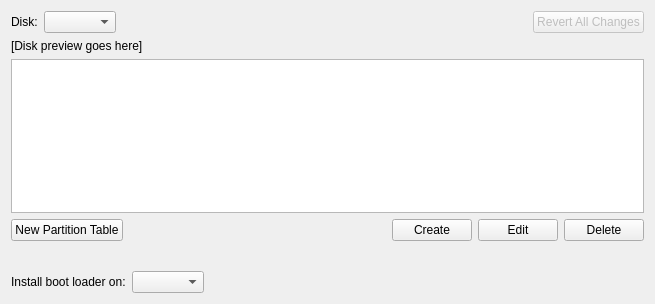
<?xml version="1.0" encoding="UTF-8"?>
<ui version="4.0">
 <class>PartitionPage</class>
 <widget class="QWidget" name="PartitionPage">
  <property name="geometry">
   <rect>
    <x>0</x>
    <y>0</y>
    <width>655</width>
    <height>304</height>
   </rect>
  </property>
  <property name="windowTitle">
   <string>Form</string>
  </property>
  <layout class="QVBoxLayout" name="verticalLayout">
   <item>
    <layout class="QHBoxLayout" name="horizontalLayout_2">
     <item>
      <widget class="QLabel" name="label_2">
       <property name="text">
        <string>Disk:</string>
       </property>
       <property name="buddy">
        <cstring>deviceComboBox</cstring>
       </property>
      </widget>
     </item>
     <item>
      <widget class="QComboBox" name="deviceComboBox"/>
     </item>
     <item>
      <spacer name="horizontalSpacer_2">
       <property name="orientation">
        <enum>Qt::Horizontal</enum>
       </property>
       <property name="sizeHint" stdset="0">
        <size>
         <width>40</width>
         <height>20</height>
        </size>
       </property>
      </spacer>
     </item>
     <item>
      <widget class="QPushButton" name="revertButton">
       <property name="enabled">
        <bool>false</bool>
       </property>
       <property name="text">
        <string>Revert All Changes</string>
       </property>
      </widget>
     </item>
    </layout>
   </item>
   <item>
    <widget class="QLabel" name="label">
     <property name="text">
      <string>[Disk preview goes here]</string>
     </property>
    </widget>
   </item>
   <item>
    <widget class="QTreeView" name="partitionTreeView">
     <property name="rootIsDecorated">
      <bool>false</bool>
     </property>
     <property name="allColumnsShowFocus">
      <bool>true</bool>
     </property>
     <attribute name="headerVisible">
      <bool>false</bool>
     </attribute>
     <attribute name="headerStretchLastSection">
      <bool>false</bool>
     </attribute>
    </widget>
   </item>
   <item>
    <layout class="QHBoxLayout" name="horizontalLayout">
     <item>
      <widget class="QPushButton" name="newPartitionTableButton">
       <property name="text">
        <string>New Partition Table</string>
       </property>
      </widget>
     </item>
     <item>
      <spacer name="horizontalSpacer">
       <property name="orientation">
        <enum>Qt::Horizontal</enum>
       </property>
       <property name="sizeHint" stdset="0">
        <size>
         <width>40</width>
         <height>20</height>
        </size>
       </property>
      </spacer>
     </item>
     <item>
      <widget class="QPushButton" name="createButton">
       <property name="text">
        <string>Create</string>
       </property>
      </widget>
     </item>
     <item>
      <widget class="QPushButton" name="editButton">
       <property name="text">
        <string>Edit</string>
       </property>
      </widget>
     </item>
     <item>
      <widget class="QPushButton" name="deleteButton">
       <property name="text">
        <string>Delete</string>
       </property>
      </widget>
     </item>
    </layout>
   </item>
   <item>
    <spacer name="verticalSpacer">
     <property name="orientation">
      <enum>Qt::Vertical</enum>
     </property>
     <property name="sizeType">
      <enum>QSizePolicy::Fixed</enum>
     </property>
     <property name="sizeHint" stdset="0">
      <size>
       <width>20</width>
       <height>24</height>
      </size>
     </property>
    </spacer>
   </item>
   <item>
    <layout class="QHBoxLayout" name="horizontalLayout_3">
     <item>
      <widget class="QLabel" name="label_3">
       <property name="text">
        <string>Install boot loader on:</string>
       </property>
       <property name="buddy">
        <cstring>bootLoaderComboBox</cstring>
       </property>
      </widget>
     </item>
     <item>
      <widget class="QComboBox" name="bootLoaderComboBox">
       <property name="sizeAdjustPolicy">
        <enum>QComboBox::AdjustToContents</enum>
       </property>
      </widget>
     </item>
     <item>
      <spacer name="horizontalSpacer_3">
       <property name="orientation">
        <enum>Qt::Horizontal</enum>
       </property>
       <property name="sizeHint" stdset="0">
        <size>
         <width>40</width>
         <height>20</height>
        </size>
       </property>
      </spacer>
     </item>
    </layout>
   </item>
  </layout>
 </widget>
 <tabstops>
  <tabstop>deviceComboBox</tabstop>
  <tabstop>partitionTreeView</tabstop>
  <tabstop>newPartitionTableButton</tabstop>
  <tabstop>createButton</tabstop>
  <tabstop>editButton</tabstop>
  <tabstop>deleteButton</tabstop>
 </tabstops>
 <resources/>
 <connections/>
</ui>
